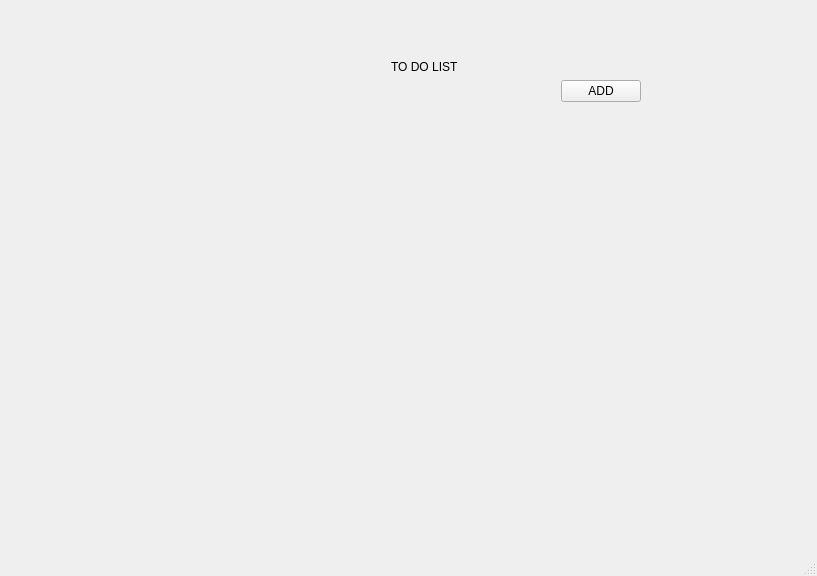
<?xml version="1.0" encoding="UTF-8"?>
<ui version="4.0">
 <class>MainWindow</class>
 <widget class="QMainWindow" name="MainWindow">
  <property name="geometry">
   <rect>
    <x>0</x>
    <y>0</y>
    <width>817</width>
    <height>576</height>
   </rect>
  </property>
  <property name="windowTitle">
   <string>MainWindow</string>
  </property>
  <widget class="QWidget" name="centralwidget">
   <widget class="QWidget" name="verticalLayoutWidget">
    <property name="geometry">
     <rect>
      <x>210</x>
      <y>60</y>
      <width>431</width>
      <height>401</height>
     </rect>
    </property>
    <layout class="QVBoxLayout" name="verticalLayout">
     <item alignment="Qt::AlignmentFlag::AlignHCenter">
      <widget class="QLabel" name="label">
       <property name="text">
        <string>TO DO LIST</string>
       </property>
      </widget>
     </item>
     <item>
      <layout class="QHBoxLayout" name="horizontalLayout_1"/>
     </item>
     <item alignment="Qt::AlignmentFlag::AlignRight">
      <widget class="QPushButton" name="pushButton">
       <property name="text">
        <string>ADD</string>
       </property>
      </widget>
     </item>
     <item>
      <spacer name="verticalSpacer">
       <property name="orientation">
        <enum>Qt::Orientation::Vertical</enum>
       </property>
       <property name="sizeHint" stdset="0">
        <size>
         <width>20</width>
         <height>40</height>
        </size>
       </property>
      </spacer>
     </item>
    </layout>
   </widget>
  </widget>
  <widget class="QMenuBar" name="menubar">
   <property name="geometry">
    <rect>
     <x>0</x>
     <y>0</y>
     <width>817</width>
     <height>23</height>
    </rect>
   </property>
  </widget>
  <widget class="QStatusBar" name="statusbar"/>
 </widget>
 <resources/>
 <connections/>
</ui>
